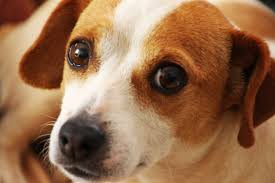
#> input picture data/img/dog.jpg, 275 x 183 px
$ jupyter execute --allow-errors Rotation_estimation.ipynb
#> lines starting #> are read from the running program, lines starting #| are printed output that depends on the picture; long printed decimals are rounded
## Relative rotation estimation and Rotation averaging

[cell 1]
import numpy as np
import cv2

[cell 2]
#importing the opencv module
import cv2

path = '../data/img/dog.jpg'
# using imread('path') and 1 denotes read as  color image
img = cv2.imread(path,1)
#> img is the input picture: shape (183, 275, 3); mean B, G, R 76.4, 108.1, 149.2
#This is using for display the image
cv2.imshow('image',img)
cv2.waitKey() # This is necessary to be required so that the image doesn't close immediately.
#It will run continuously until the key press.
cv2.destroyAllWindows()

[cell 3]
import cv2
import numpy as np

#importing the opencv module
import cv2
# using imread('path') and 1 denotes read as  color image
img = cv2.imread(path,0)
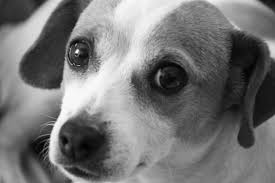
#> img: shape (183, 275); min 0, max 255, mean 116.8
# get image height, width
(h, w) = img.shape[:2]
#> h = 183; w = 275
# calculate the center of the image
center = (w / 2, h / 2)
#> center = (137.5, 91.5)

scale = 1.0

# Perform the counter clockwise rotation holding at the center
# 45 degrees
M = cv2.getRotationMatrix2D(center, 45, scale)
print(M)
#| [[  0.7071   0.7071 -24.427]
#|  [ -0.7071   0.7071 124.027]]
rotated45 = cv2.warpAffine(img, M, (h, w))
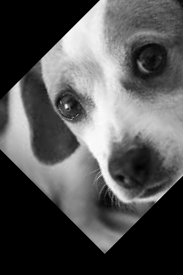
#> rotated45: shape (275, 183); min 0, max 254, mean 83.7

# 110 degrees
M = cv2.getRotationMatrix2D(center,180, scale)
rotated180 = cv2.warpAffine(img, M, (w, h))
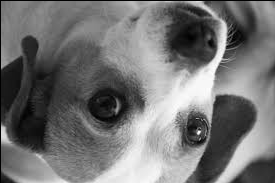
#> rotated180: shape (183, 275); min 0, max 255, mean 115.6

# 150 degrees
M = cv2.getRotationMatrix2D(center, 150, scale)
rotated150 = cv2.warpAffine(img, M, (h, w))
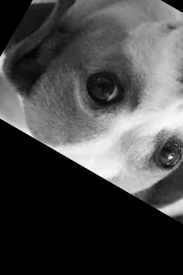
#> rotated150: shape (275, 183); min 0, max 251, mean 71.5
#| shape of rotated180 (183, 275) shape of img (183, 275)


cv2.imshow('Original Image',img)
cv2.waitKey(0) # waits until a key is pressed
cv2.destroyAllWindows() # destroys the window showing image

cv2.imshow('Image rotated by 45 degrees',rotated45)
cv2.waitKey(0) # waits until a key is pressed
cv2.destroyAllWindows() # destroys the window showing image

cv2.imshow('Image rotated by 110 degrees',rotated180)
cv2.waitKey(0) # waits until a key is pressed
cv2.destroyAllWindows() # destroys the window showing image

cv2.imshow('Image rotated by 150 degrees',rotated150)
cv2.waitKey(0) # waits until a key is pressed
cv2.destroyAllWindows() # destroys the window showing image

[cell 4]
# Numpy/OpenCV implementation
import cv2
from scipy import signal
import scipy.fft as sfft
import numpy as np


# OpenCV implementation
def find_rotation_cv(img_ref: np.ndarray, img_moved: np.ndarray) -> float:
    h, w = img_ref.shape[:2]
#> h = 183; w = 275
    hamming_w = signal.windows.hamming(w)
    hamming_h = signal.windows.hamming(h)
    hamming = np.outer(hamming_h, hamming_w)

    F_ref = np.log(np.abs(sfft.fftshift(sfft.fft2(img_ref * hamming))))
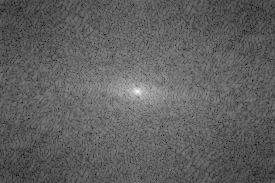
#> F_ref: shape (183, 275) float64; min 0.953, max 14.41, mean 6.03; drawn with min black and max white
    F_moved = np.log(np.abs(sfft.fftshift(sfft.fft2(img_moved * hamming))))

    center_x = w // 2
#> center_x = 137
    center_y = h // 2
#> center_y = 91
    radius = min(center_x, center_y)
#> radius = 91

    # Define the desired size of the output polar image
    polar_width = radius
#> polar_width = 91
    polar_height = int(np.ceil(radius * np.pi / 2))
#> polar_height = 143

    # Perform the polar transformation
    F_ref_warpped = cv2.warpPolar(
        F_ref,
        (polar_width, polar_height),
        (center_x, center_y),
        radius,
        cv2.WARP_POLAR_LOG + cv2.INTER_CUBIC + cv2.WARP_FILL_OUTLIERS
    )
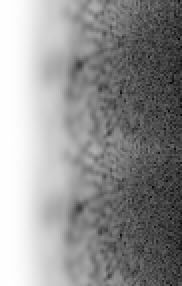
#> F_ref_warpped: shape (143, 91) float64 (shown 2 times larger); min 3.81, max 14.41, mean 9.91; drawn with min black and max white
    F_moved_warpped = cv2.warpPolar(
        F_moved,
        (polar_width, polar_height),
        (center_x, center_y),
        radius,
        cv2.WARP_POLAR_LOG + cv2.INTER_CUBIC + cv2.WARP_FILL_OUTLIERS
    )

    ret = cv2.phaseCorrelate(F_ref_warpped[:180], F_moved_warpped[:180])
#> ret = ((-0.054, -0.0183), 0.997)
    theta_shift = 360 / polar_height * -ret[0][1]
#> theta_shift = 0.0462
    return theta_shift

[cell 5]
print('shape of rotated180', rotated180.shape, 'shape of img', img.shape),
find_rotation_cv(img, rotated180)
#> Out = 0.0462

[cell 6]
def predict_rotation(img1, img2):
    # Predicts the rotation between two images
    # img1: first image
    # img2: second image
    # returns: predicted rotation in degrees

    # Convert images to grayscale
    if len(img1.shape) > 2:
        img1 = cv2.cvtColor(img1, cv2.COLOR_BGR2GRAY)
        img2 = cv2.cvtColor(img2, cv2.COLOR_BGR2GRAY)

    # Detect ORB features and compute descriptors.
    orb = cv2.ORB_create()
    keypoints1, descriptors1 = orb.detectAndCompute(img1, None)
#> keypoints1 = 319 keypoints; strongest (x, y, size): (198, 132, 31), (196, 130, 31), (227, 46, 31), (200, 135, 31)
    keypoints2, descriptors2 = orb.detectAndCompute(img2, None)
#> keypoints2 has the same summary as keypoints1

    # Match features.
    matcher = cv2.BFMatcher(cv2.NORM_HAMMING, crossCheck=True)
    matches = matcher.match(descriptors1, descriptors2, None)
#> matches = 319 matches

    # Sort matches by score
    matches.sort(key=lambda x: x.distance, reverse=False)

    # Remove not so good matches
    numGoodMatches = int(len(matches) * 0.15)
    matches = matches[:numGoodMatches]

    # Draw top matches
    imgMatches = cv2.drawMatches(img1, keypoints1, img2, keypoints2, matches, None)
    cv2.imshow("Matches", imgMatches)
    cv2.waitKey()

    # Extract location of good matches
    points1 = np.zeros((len(matches), 2), dtype=np.float32)
    points2 = np.zeros((len(matches), 2), dtype=np.float32)

    for i, match in enumerate(matches):
        points1[i, :] = keypoints1[match.queryIdx].pt
        points2[i, :] = keypoints2[match.trainIdx].pt

    # Find homography
    h, mask = cv2.findHomography(points1, points2, cv2.RANSAC)

    # Use homography
    height, width, channels = img2.shape
    img1Reg = cv2.warpPerspective(img1, h, (width, height))

    return img1Reg, h

#> (the rest of this cell did not finish here and is left out)

[cell 7]
class EstimateRot:
    def __init__(self):
        self.K = np.array([[246.43059488719612, 0, 103.08424033768227],
                           [0, 245.6414223852361, 77.55187058195787],
                           [0, 0, 1]], dtype=np.float32)

    def predict_rotation(self, predicted, real):
        p2 = np.array(predicted)
        p1 = np.array(real)
        p1dbl = np.hstack((p1, np.ones((len(p1), 1))))
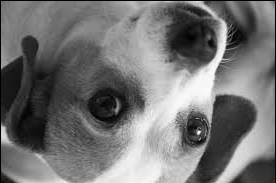
#> p1dbl: shape (183, 276) float64; min 0, max 255, mean 115.1
        p2dbl = np.hstack((p2, np.ones((len(p2), 1))))
        prediction = np.float32(p2dbl)
        reality = np.float32(p1dbl)
        A = np.zeros((3, 3), dtype=np.float32)
        tform = np.eye(3, dtype=np.float32)
        reality = cv2.gemm(cv2.invert(self.K)[1], reality.T, 1, tform, 0)
        prediction = cv2.gemm(cv2.invert(self.K)[1], prediction.T, 1, tform, 0)
        A = cv2.gemm(reality, prediction.T, 1, tform, 0)
        w, u, vt = cv2.SVDecomp(A)
        u, v = vt.T, u.T
        A = cv2.gemm(v, u, 1, tform, 0)
        det = np.linalg.det(A)
        if det < 0:
            v[:, 2] *= -1
            A = cv2.gemm(v, u, 1, tform, 0)
            det = np.linalg.det(A)
        tform[2, 2] = det
        temp2 = A
        temp2 = cv2.gemm(v, tform, 1, tform, 0)
        tform = cv2.gemm(temp2, u, 1, tform, 0)
        return tform

    def get_rotation(self, predicted, real):
        tform = self.predict_rotation(predicted, real)
        w, u, vt = cv2.SVDecomp(tform)
        u, v = vt.T, u.T
        R = cv2.gemm(v, u, 1, tform, 0)
        return R

    def get_rotation_angle(self, predicted, real):
        R = self.get_rotation(predicted, real)
        angle = np.arccos((np.trace(R) - 1) / 2)
        return angle


#> (the rest of this cell did not finish here and is left out)
